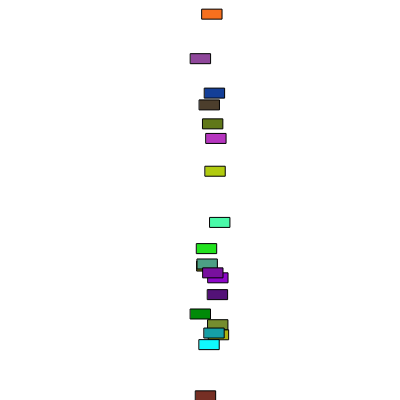
Frame 1 (no input)
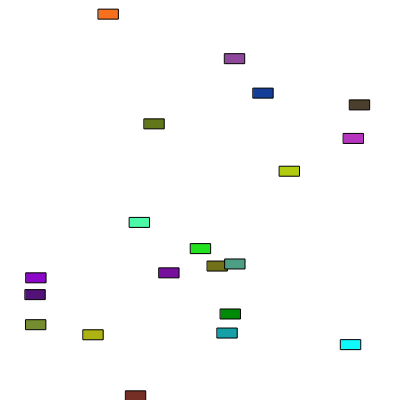
Frame 60 (no input)
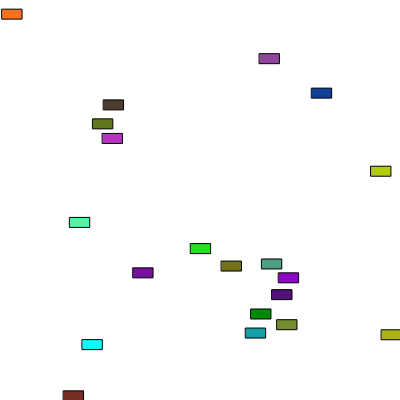
Frame 120 (the mouse pressed at the canvas centre since frame 60)

The p5.js sketch that drew these frames (run headless with seeded random() and noise() and a simulated clock; from frame 60 on, the mouse is pressed at the canvas centre):

// p5.js sketch
// ── sketch.js
let cars = [];
function setup() {
  createCanvas(400, 400);
  for (let i=0; i<20;i++){
    let c = color(random(255), random(255), random(255));
    cars[i] = new Car(c, width/2, random(height), random(20));
  }
}function draw() {
  background(255);
  for(let i=0; i<cars.length; i++){
    cars[i].move();
    cars[i].display();
  }
}
// ── car.js
class Car {
  constructor(_c, _x, _y, _speed){
    this.c = _c;
    this.x = _x;
    this.y = _y;
    this.speed = _speed;
  }
  
  display() {
    rectMode(CENTER);
    stroke(0);
    fill(this.c);
    rect(this.x, this.y, 20, 10);
  }
  
  move() {
    this.x = this.x + this.speed;
    if (this.x > width) {
      this.x = 0;
    }
  }
}
